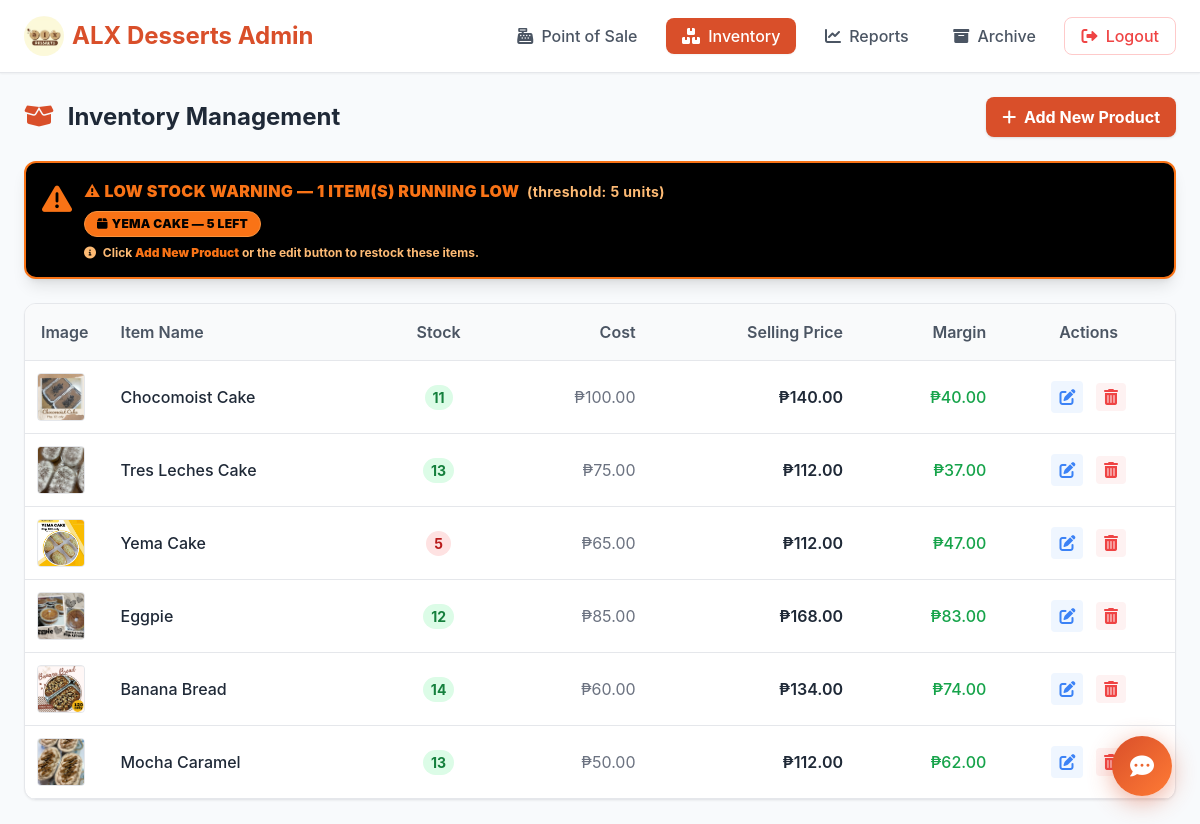
The page /inventory (signed in) on the database its author committed.
### tables this page shows
CREATE TABLE inventory (
                item     TEXT PRIMARY KEY,
                quantity INTEGER NOT NULL DEFAULT 0,
                cost     REAL    NOT NULL DEFAULT 0,
                price    REAL    NOT NULL DEFAULT 0,
                image    TEXT    NOT NULL DEFAULT 'default.png'
            );

### app.py (the view)
@app.route("/inventory")
@login_required
def inventory_page():
    inventory = db_get_inventory()
    sales = db_get_sales()
    low_stock_items = [item for item, data in inventory.items()
                       if data['quantity'] <= LOW_STOCK_THRESHOLD]
    return render_template("inventory.html",
                           inventory=inventory,
                           sales=sales,
                           low_stock_items=low_stock_items,
                           low_stock_threshold=LOW_STOCK_THRESHOLD)

### app.py (called while the page is built)
def get_db():
    conn = sqlite3.connect(DATABASE)
    conn.row_factory = sqlite3.Row
    return conn

def db_get_inventory():
    with get_db() as conn:
        rows = conn.execute('SELECT * FROM inventory').fetchall()
    return {row['item']: {
        'quantity': row['quantity'],
        'cost': row['cost'],
        'price': row['price'],
        'image': row['image'],
    } for row in rows}

def login_required(f):
    @wraps(f)
    def decorated_function(*args, **kwargs):
        if not session.get('logged_in'):
            return redirect(url_for('login'))
        return f(*args, **kwargs)
    return decorated_function

### templates/inventory.html (shortened to what this page needs)
<!DOCTYPE html>
<html lang="en">
<head>
    <script src="https://cdn.tailwindcss.com"></script>
    <link href="https://cdnjs.cloudflare.com/ajax/libs/font-awesome/6.0.0/css/all.min.css" rel="stylesheet">
</head>
<body class="text-gray-800">
    <nav class="bg-white shadow-sm border-b px-6 py-4 flex justify-between items-center sticky top-0 z-50">
        <div class="text-2xl font-bold text-brand flex items-center">
            <img src="/static/images/alx_logo.png" alt="ALX Desserts Logo" class="h-10 w-10 mr-2 rounded-full object-cover"> ALX Desserts Admin
        </div>
        <div class="space-x-2">
            <a href="/" class="text-gray-600 hover:text-brand hover:bg-orange-50 px-4 py-2 rounded-lg font-medium transition"><i class="fas fa-cash-register mr-1"></i> Point of Sale</a>
            <a href="/inventory" class="bg-brand text-white px-4 py-2 rounded-lg font-medium shadow-sm hover:shadow transition"><i class="fas fa-boxes mr-1"></i> Inventory</a>
            <a href="/sales" class="text-gray-600 hover:text-brand hover:bg-orange-50 px-4 py-2 rounded-lg font-medium transition"><i class="fas fa-chart-line mr-1"></i> Reports</a>
            <a href="/archive" class="text-gray-600 hover:text-brand hover:bg-orange-50 px-4 py-2 rounded-lg font-medium transition"><i class="fas fa-archive mr-1"></i> Archive</a>
            <a href="/logout" class="text-red-500 hover:bg-red-50 px-4 py-2 rounded-lg font-medium transition ml-4 border border-red-200"><i class="fas fa-sign-out-alt mr-1"></i> Logout</a>
        </div>
    </nav>
    <div class="max-w-7xl mx-auto p-6">
        <div class="flex justify-between items-center mb-6">
            <h1 class="text-2xl font-bold text-gray-800"><i class="fas fa-box-open text-brand mr-2"></i> Inventory Management</h1>
            <button onclick="document.getElementById('addModal').classList.remove('hidden')" class="bg-brand text-white px-4 py-2 rounded-lg font-bold shadow hover:bg-orange-700 transition">
                <i class="fas fa-plus mr-1"></i> Add New Product
            </button>
        </div>
        {% if low_stock_items %}
        <div class="bg-black border-2 border-orange-500 rounded-xl p-4 mb-6 flex items-start gap-3 shadow-lg">
            <div class="text-orange-500 text-3xl mt-0.5 animate-pulse">
                <i class="fas fa-exclamation-triangle"></i>
            </div>
            <div class="w-full">
                <p class="font-black text-orange-500 text-base uppercase tracking-wide">
                    ⚠ Low Stock Warning — {{ low_stock_items|length }} item(s) running low
                    <span class="font-bold text-orange-300 normal-case text-sm ml-1">(threshold: {{ low_stock_threshold }} units)</span>
                </p>
                <div class="flex flex-wrap gap-2 mt-2">
                    {% for item in low_stock_items %}
                    <span class="bg-orange-500 text-black border border-orange-400 text-xs font-black px-3 py-1 rounded-full uppercase tracking-wide">
                        <i class="fas fa-box mr-1"></i>{{ item }}
                        — {{ inventory[item].quantity }} left
                    </span>
                    {% endfor %}
                </div>
                <p class="text-xs text-orange-300 mt-2 font-bold">
                    <i class="fas fa-info-circle mr-1"></i>
                    Click <strong class="text-orange-500">Add New Product</strong> or the edit button to restock these items.
                </p>
            </div>
        </div>
        {% endif %}
        <div class="bg-white rounded-xl shadow-sm border overflow-hidden">
            <table class="w-full text-left border-collapse">
                <thead>
                    <tr class="bg-gray-50 border-b">
                        <th class="p-4 font-semibold text-gray-600 w-16">Image</th>
                        <th class="p-4 font-semibold text-gray-600">Item Name</th>
                        <th class="p-4 font-semibold text-gray-600 text-center">Stock</th>
                        <th class="p-4 font-semibold text-gray-600 text-right">Cost</th>
                        <th class="p-4 font-semibold text-gray-600 text-right">Selling Price</th>
                        <th class="p-4 font-semibold text-gray-600 text-right">Margin</th>
                        <th class="p-4 font-semibold text-gray-600 text-center">Actions</th>
                    </tr>
                </thead>
                <tbody>
                    {% for item, data in inventory.items() %}
                    <tr class="border-b hover:bg-gray-50 transition">
                        <td class="p-3">
                            <div class="w-12 h-12 rounded bg-gray-100 flex items-center justify-center overflow-hidden border">
                                {% if data.image and data.image != 'default.png' %}
                                    <img src="{{ url_for('static', filename='images/' + data.image) }}" alt="{{ item }}" class="w-full h-full object-cover">
                                {% else %}
                                    <i class="fas fa-image text-gray-300"></i>
                                {% endif %}
                            </div>
                        </td>
                        <td class="p-4 font-medium text-gray-800">{{ item }}</td>
                        <td class="p-4 text-center">
                            <span class="px-2 py-1 rounded-full text-sm font-bold {% if data.quantity <= 5 %}bg-red-100 text-red-700{% else %}bg-green-100 text-green-700{% endif %}">
                                {{ data.quantity }}
                            </span>
                        </td>
                        <td class="p-4 text-right text-gray-500">₱{{ "%.2f"|format(data.cost) }}</td>
                        <td class="p-4 text-right font-semibold text-gray-800">₱{{ "%.2f"|format(data.price) }}</td>
                        <td class="p-4 text-right text-green-600 font-medium">₱{{ "%.2f"|format(data.price - data.cost) }}</td>
                        <td class="p-4 text-center space-x-2">
                            <button onclick="editItem('{{ item }}', {{ data.quantity }}, {{ data.cost }}, {{ data.price }})" class="text-blue-500 hover:text-blue-700 bg-blue-50 hover:bg-blue-100 px-2 py-1 rounded transition" title="Edit">
                                <i class="fas fa-edit"></i>
                            </button>
                            <a href="/delete_inventory/{{ item }}" onclick="return confirm('Are you sure you want to delete {{ item }}?')" class="text-red-500 hover:text-red-700 bg-red-50 hover:bg-red-100 px-2 py-1 rounded transition" title="Delete">
                                <i class="fas fa-trash-alt"></i>
                            </a>
                        </td>
                    </tr>
                    {% endfor %}
                </tbody>
            </table>
        </div>
    </div>
    {% include '_chatbot.html' %}
</body>
</html>

### templates/inventory.html (style rules this page uses)
body { background-color: #f8fafc; font-family: 'Inter', sans-serif; }
.text-brand { color: #d94f2a; }
.bg-brand { background-color: #d94f2a; }

### rows shown on the page
inventory: item "YEMA CAKE", quantity "5", image (picture), item "Yema Cake", cost "65.00", price "112.00", data.price-data.cost "47.00"
inventory: image (picture), item "Chocomoist Cake", quantity "11", cost "100.00", price "140.00", data.price-data.cost "40.00"
inventory: image (picture), item "Tres Leches Cake", quantity "13", cost "75.00", price "112.00", data.price-data.cost "37.00"
inventory: image (picture), item "Eggpie", quantity "12", cost "85.00", price "168.00", data.price-data.cost "83.00"
inventory: image (picture), item "Banana Bread", quantity "14", cost "60.00", price "134.00", data.price-data.cost "74.00"
inventory: image (picture), item "Mocha Caramel", quantity "13", cost "50.00", price "112.00", data.price-data.cost "62.00"

### other values the page prints
{{ low_stock_items|length }} "1"
{{ low_stock_threshold }} "5"
